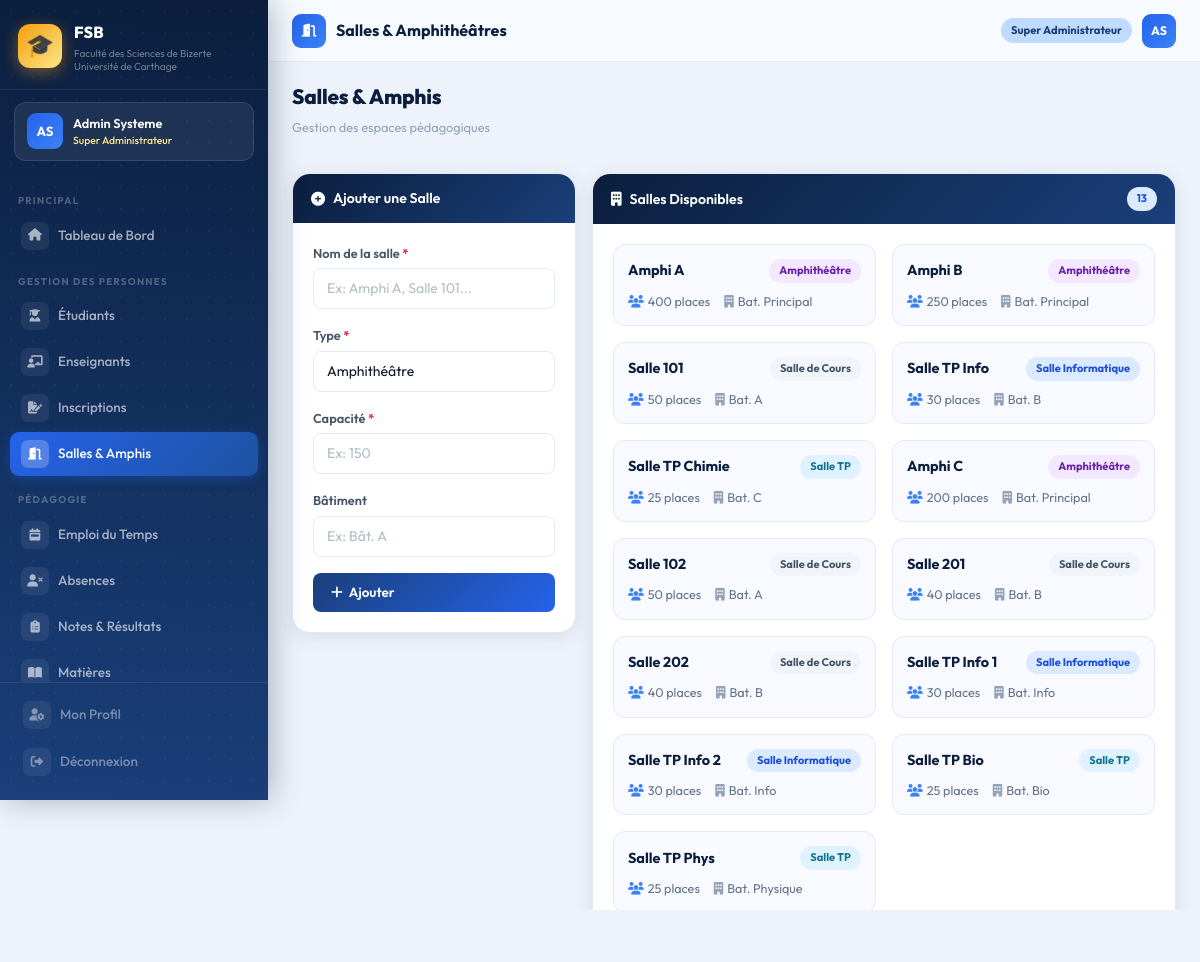
Page /dashboard/salles/ (signed in) on the committed database.
### accounts/models.py (models this page shows, shortened)
class CustomUser(AbstractUser):
    ROLE_CHOICES = [
        ('super_admin',  'Super Administrateur'),
        ('admin',        'Administrateur'),
        ('scolarite',    'Agent Scolarité'),
        ('chef_dept',    'Chef de Département'),
        ('doyen',        'Doyen / Vice-Doyen'),
    ]
    role = models.CharField(
        max_length=20,
        choices=ROLE_CHOICES,
        default='scolarite'
    )
    telephone = models.CharField(max_length=20, blank=True)
    departement = models.CharField(max_length=50, blank=True)
    @property
    def is_super_admin(self):
        return self.role == 'super_admin'

### administration/models.py (models this page shows, shortened)
class Salle(models.Model):
    TYPE_CHOICES = [
        ('amphi', 'Amphithéâtre'),
        ('salle', 'Salle de Cours'),
        ('tp',    'Salle TP'),
        ('info',  'Salle Informatique'),
    ]
    nom        = models.CharField(max_length=50)
    type_salle = models.CharField(max_length=10, choices=TYPE_CHOICES)
    capacite   = models.IntegerField()
    batiment   = models.CharField(max_length=50, blank=True)

### administration/views.py (the view, shortened to what this page needs)
@login_required
def gestion_salles(request):
    return render(request, 'administration/salles.html', {
        'salles': Salle.objects.all(),
    })

### templates/administration/salles.html (shortened to what this page needs)
{% extends 'base.html' %}
{% block page_icon %}<i class="fas fa-door-open"></i>{% endblock %}
{% block page_title %}Salles & Amphithéâtres{% endblock %}
{% block content %}
<div class="page-header">
  <div><h1>Salles & Amphis</h1><p class="sub">Gestion des espaces pédagogiques</p></div>
</div>
<div class="row g-3">
  <div class="col-lg-4">
    <div class="card-fsb fu">
      <div class="card-fsb-header">
        <div class="header-left"><i class="fas fa-plus-circle"></i> Ajouter une Salle</div>
      </div>
      <div class="card-fsb-body">
        <form method="post">
          <div class="form-group">
            <label class="form-label">Nom de la salle <span style="color:#e11d48">*</span></label>
            <input type="text" name="nom" class="form-control" placeholder="Ex: Amphi A, Salle 101..." required>
          </div>
          <div class="form-group">
            <label class="form-label">Type <span style="color:#e11d48">*</span></label>
            <select name="type_salle" class="form-select" required>
              <option value="amphi">Amphithéâtre</option>
            </select>
          </div>
          <div class="form-group">
            <label class="form-label">Capacité <span style="color:#e11d48">*</span></label>
            <input type="number" name="capacite" class="form-control" placeholder="Ex: 150" min="1" required>
          </div>
          <div class="form-group">
            <label class="form-label">Bâtiment</label>
            <input type="text" name="batiment" class="form-control" placeholder="Ex: Bât. A">
          </div>
          <button type="submit" class="btn-primary-fsb w-100">
            <i class="fas fa-plus"></i> Ajouter
          </button>
        </form>
      </div>
    </div>
  </div>
  <div class="col-lg-8">
    <div class="card-fsb fu fu2">
      <div class="card-fsb-header">
        <div class="header-left"><i class="fas fa-building"></i> Salles Disponibles</div>
        <span class="badge-pill b-blue">{{ salles.count }}</span>
      </div>
      <div class="card-fsb-body">
        <div class="row g-3">
          {% for salle in salles %}
          <div class="col-md-6">
            <div style="background:#f8faff;border:1px solid #e2eaf6;border-radius:12px;padding:14px;transition:all 0.2s"
                 onmouseover="this.style.borderColor='#2563eb';this.style.background='#eff6ff'"
                 onmouseout="this.style.borderColor='#e2eaf6';this.style.background='#f8faff'">
              <div style="display:flex;align-items:center;justify-content:space-between;margin-bottom:8px">
                <div style="font-weight:700;color:#0b1e3d;font-size:0.9rem">{{ salle.nom }}</div>
                <span class="badge-pill
                  {% if salle.type_salle == 'amphi' %}b-purple
                  {% elif salle.type_salle == 'info' %}b-blue
                  {% elif salle.type_salle == 'tp' %}b-cyan
                  {% else %}b-gray{% endif %}">
                  {{ salle.get_type_salle_display }}
                </span>
              </div>
              <div style="display:flex;gap:14px;font-size:0.79rem;color:#64748b">
                <span><i class="fas fa-users me-1" style="color:#3b82f6"></i>{{ salle.capacite }} places</span>
                {% if salle.batiment %}
                <span><i class="fas fa-building me-1" style="color:#94a3b8"></i>{{ salle.batiment }}</span>
                {% endif %}
              </div>
            </div>
          </div>
          {% endfor %}
        </div>
      </div>
    </div>
  </div>
</div>
{% endblock %}

### templates/base.html (shortened to what this page needs)
<!DOCTYPE html>
<html lang="fr">
<head>
    <link href="https://cdn.jsdelivr.net/npm/bootstrap@5.3.2/dist/css/bootstrap.min.css" rel="stylesheet">
    <link href="https://cdnjs.cloudflare.com/ajax/libs/font-awesome/6.5.0/css/all.min.css" rel="stylesheet">
    {% load static %}
    <link rel="stylesheet" href="{% static 'css/fsb.css' %}">
</head>
<body>
    {% if user.is_authenticated %}
    <aside class="sidebar" id="sidebar">
        <div class="sidebar-brand">
            <div class="brand-logo">🎓</div>
            <div>
                <div class="brand-name">FSB</div>
                <div class="brand-desc">Faculté des Sciences de Bizerte<br>Université de Carthage</div>
            </div>
        </div>
        <div class="sidebar-user">
            <div class="user-avatar">{{ user.first_name|first|upper }}{{ user.last_name|first|upper }}</div>
            <div>
                <div class="user-fullname">{{ user.get_full_name|truncatechars:22 }}</div>
                <div class="user-role-badge">{{ user.get_role_display }}</div>
            </div>
        </div>
        <nav class="sidebar-nav">
            <span class="nav-section">Principal</span>
            <a href="{% url 'administration:dashboard' %}"
                class="sidebar-link {% if request.resolver_match.url_name == 'dashboard' %}active{% endif %}">
                <span class="s-icon"><i class="fas fa-home"></i></span>Tableau de Bord
            </a>
            <span class="nav-section">Gestion des Personnes</span>
            <a href="{% url 'administration:liste_etudiants' %}"
                class="sidebar-link {% if 'etudiants' in request.path %}active{% endif %}">
                <span class="s-icon"><i class="fas fa-user-graduate"></i></span>Étudiants
            </a>
            <a href="{% url 'administration:liste_enseignants' %}"
                class="sidebar-link {% if 'enseignants' in request.path %}active{% endif %}">
                <span class="s-icon"><i class="fas fa-chalkboard-teacher"></i></span>Enseignants
            </a>
            <a href="{% url 'administration:inscriptions' %}"
                class="sidebar-link {% if 'inscriptions' in request.path %}active{% endif %}">
                <span class="s-icon"><i class="fas fa-file-signature"></i></span>Inscriptions
            </a>
            <a href="{% url 'administration:salles' %}"
                class="sidebar-link {% if 'salles' in request.path %}active{% endif %}">
                <span class="s-icon"><i class="fas fa-door-open"></i></span>Salles & Amphis
            </a>
            <span class="nav-section">Pédagogie</span>
            <a href="{% url 'pedagogie:emploi_du_temps' %}"
                class="sidebar-link {% if 'emploi' in request.path %}active{% endif %}">
                <span class="s-icon"><i class="fas fa-calendar-week"></i></span>Emploi du Temps
            </a>
            <a href="{% url 'pedagogie:absences' %}"
                class="sidebar-link {% if 'absences' in request.path %}active{% endif %}">
                <span class="s-icon"><i class="fas fa-user-times"></i></span>Absences
            </a>
            <a href="{% url 'pedagogie:notes' %}"
                class="sidebar-link {% if 'notes' in request.path %}active{% endif %}">
                <span class="s-icon"><i class="fas fa-clipboard-list"></i></span>Notes & Résultats
            </a>
            <a href="{% url 'pedagogie:matieres' %}"
                class="sidebar-link {% if 'matieres' in request.path %}active{% endif %}">
                <span class="s-icon"><i class="fas fa-book-open"></i></span>Matières
            </a>
        </nav>
        <div class="sidebar-footer">
            <a href="{% url 'accounts:profile' %}" class="sidebar-link" style="margin-bottom:3px">
                <span class="s-icon"><i class="fas fa-user-cog"></i></span>Mon Profil
            </a>
            <a href="{% url 'accounts:logout' %}" class="sidebar-link danger">
                <span class="s-icon"><i class="fas fa-sign-out-alt"></i></span>Déconnexion
            </a>
        </div>
    </aside>
    <div class="main-wrapper">
        <header class="topbar">
            <div class="topbar-left">
                <div class="topbar-icon">{% block page_icon %}<i class="fas fa-th"></i>{% endblock %}</div>
                <span class="topbar-title">{% block page_title %}Tableau de Bord{% endblock %}</span>
            </div>
            <div class="topbar-right">
                <span class="role-chip">{{ user.get_role_display }}</span>
                <a class="user-avatar"
                    style="width:34px;height:34px;font-size:0.77rem;border-radius:9px;cursor:pointer;display:inline-flex;align-items:center;justify-content:center;text-decoration:none"
                    href="{% url 'accounts:profile' %}">
                    {{ user.first_name|first|upper }}{{ user.last_name|first|upper }}
                </a>
            </div>
        </header>
        <div class="content-area">
            {% block content %}{% endblock %}
        </div>
    </div>
    {% else %}
    {% block full_content %}{% endblock %}
    {% endif %}
    {% load static %}
</body>
</html>

### rows in the picture
CustomUser: first_name|first "A", last_name|first "S", get_full_name "Admin Systeme", role "Super Administrateur"
Salle: nom "Amphi A", type_salle "Amphithéâtre", capacite "400", batiment "Bat. Principal"
Salle: nom "Amphi B", type_salle "Amphithéâtre", capacite "250", batiment "Bat. Principal"
Salle: nom "Salle 101", type_salle "Salle de Cours", capacite "50", batiment "Bat. A"
Salle: nom "Salle TP Info", type_salle "Salle Informatique", capacite "30", batiment "Bat. B"
Salle: nom "Salle TP Chimie", type_salle "Salle TP", capacite "25", batiment "Bat. C"
Salle: nom "Amphi C", type_salle "Amphithéâtre", capacite "200", batiment "Bat. Principal"
Salle: nom "Salle 102", type_salle "Salle de Cours", capacite "50", batiment "Bat. A"
Salle: nom "Salle 201", type_salle "Salle de Cours", capacite "40", batiment "Bat. B"
Salle: nom "Salle 202", type_salle "Salle de Cours", capacite "40", batiment "Bat. B"
Salle: nom "Salle TP Info 1", type_salle "Salle Informatique", capacite "30", batiment "Bat. Info"
Salle: nom "Salle TP Info 2", type_salle "Salle Informatique", capacite "30", batiment "Bat. Info"
Salle: nom "Salle TP Bio", type_salle "Salle TP", capacite "25", batiment "Bat. Bio"
Salle: nom "Salle TP Phys", type_salle "Salle TP", capacite "25", batiment "Bat. Physique"

### other values in the picture
{{ salles.count }} "13"
